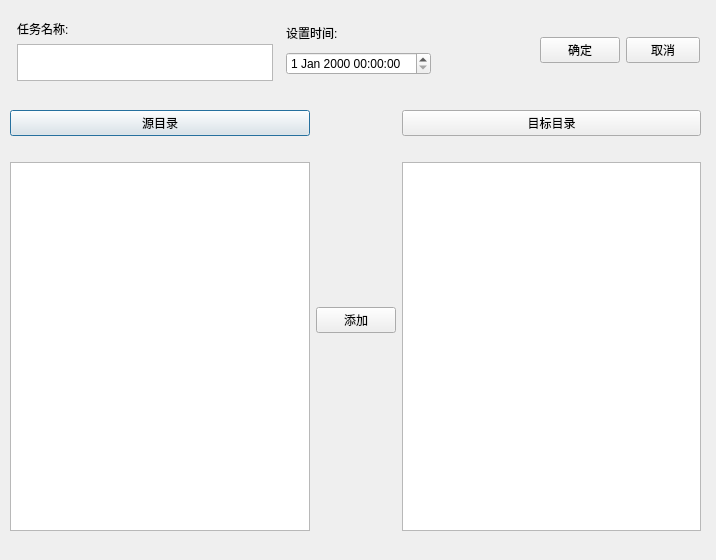
<?xml version="1.0" encoding="UTF-8"?>
<ui version="4.0">
 <class>QDSetTaskDetail</class>
 <widget class="QDialog" name="QDSetTaskDetail">
  <property name="geometry">
   <rect>
    <x>0</x>
    <y>0</y>
    <width>716</width>
    <height>560</height>
   </rect>
  </property>
  <property name="windowTitle">
   <string>Dialog</string>
  </property>
  <widget class="QWidget" name="horizontalLayoutWidget">
   <property name="geometry">
    <rect>
     <x>10</x>
     <y>110</y>
     <width>691</width>
     <height>421</height>
    </rect>
   </property>
   <layout class="QHBoxLayout" name="horizontalLayout">
    <item>
     <layout class="QGridLayout" name="gridLayout_3">
      <item row="1" column="0">
       <widget class="QLabel" name="labSrcPath">
        <property name="sizePolicy">
         <sizepolicy hsizetype="Maximum" vsizetype="Preferred">
          <horstretch>0</horstretch>
          <verstretch>0</verstretch>
         </sizepolicy>
        </property>
        <property name="text">
         <string/>
        </property>
       </widget>
      </item>
      <item row="0" column="0">
       <widget class="QPushButton" name="btnChooseFromPath">
        <property name="text">
         <string>源目录</string>
        </property>
       </widget>
      </item>
      <item row="2" column="0">
       <widget class="QListWidget" name="listWidgetOfSrc"/>
      </item>
     </layout>
    </item>
    <item>
     <layout class="QVBoxLayout" name="verticalLayout">
      <item>
       <widget class="QPushButton" name="BtnAddFiles">
        <property name="text">
         <string>添加</string>
        </property>
       </widget>
      </item>
     </layout>
    </item>
    <item>
     <layout class="QGridLayout" name="gridLayout_4">
      <item row="1" column="0">
       <widget class="QLabel" name="labDestPath">
        <property name="sizePolicy">
         <sizepolicy hsizetype="Maximum" vsizetype="Preferred">
          <horstretch>0</horstretch>
          <verstretch>0</verstretch>
         </sizepolicy>
        </property>
        <property name="text">
         <string/>
        </property>
       </widget>
      </item>
      <item row="0" column="0">
       <widget class="QPushButton" name="btnChooseToPath">
        <property name="sizePolicy">
         <sizepolicy hsizetype="Minimum" vsizetype="Fixed">
          <horstretch>0</horstretch>
          <verstretch>0</verstretch>
         </sizepolicy>
        </property>
        <property name="text">
         <string>目标目录</string>
        </property>
       </widget>
      </item>
      <item row="2" column="0">
       <widget class="QListWidget" name="listWidgetOfDest"/>
      </item>
     </layout>
    </item>
   </layout>
  </widget>
  <widget class="QWidget" name="horizontalLayoutWidget_3">
   <property name="geometry">
    <rect>
     <x>540</x>
     <y>20</y>
     <width>160</width>
     <height>61</height>
    </rect>
   </property>
   <layout class="QHBoxLayout" name="horizontalLayout_3">
    <item>
     <widget class="QPushButton" name="btnOK">
      <property name="text">
       <string>确定</string>
      </property>
     </widget>
    </item>
    <item>
     <widget class="QPushButton" name="btnCancle">
      <property name="sizePolicy">
       <sizepolicy hsizetype="Ignored" vsizetype="Fixed">
        <horstretch>0</horstretch>
        <verstretch>0</verstretch>
       </sizepolicy>
      </property>
      <property name="text">
       <string>取消</string>
      </property>
     </widget>
    </item>
   </layout>
  </widget>
  <widget class="QWidget" name="horizontalLayoutWidget_2">
   <property name="geometry">
    <rect>
     <x>10</x>
     <y>20</y>
     <width>430</width>
     <height>61</height>
    </rect>
   </property>
   <layout class="QHBoxLayout" name="horizontalLayout_2">
    <item>
     <layout class="QVBoxLayout" name="verticalLayout_3">
      <item>
       <widget class="QLabel" name="label_2">
        <property name="sizePolicy">
         <sizepolicy hsizetype="Fixed" vsizetype="Fixed">
          <horstretch>0</horstretch>
          <verstretch>0</verstretch>
         </sizepolicy>
        </property>
        <property name="text">
         <string>任务名称:</string>
        </property>
        <property name="alignment">
         <set>Qt::AlignLeading|Qt::AlignLeft|Qt::AlignVCenter</set>
        </property>
       </widget>
      </item>
      <item>
       <widget class="QTextEdit" name="teTaskOfName">
        <property name="sizePolicy">
         <sizepolicy hsizetype="Fixed" vsizetype="Preferred">
          <horstretch>0</horstretch>
          <verstretch>0</verstretch>
         </sizepolicy>
        </property>
       </widget>
      </item>
     </layout>
    </item>
    <item>
     <layout class="QVBoxLayout" name="verticalLayout_2">
      <item>
       <widget class="QLabel" name="label">
        <property name="sizePolicy">
         <sizepolicy hsizetype="Fixed" vsizetype="Fixed">
          <horstretch>0</horstretch>
          <verstretch>0</verstretch>
         </sizepolicy>
        </property>
        <property name="text">
         <string>设置时间:</string>
        </property>
        <property name="alignment">
         <set>Qt::AlignLeading|Qt::AlignLeft|Qt::AlignVCenter</set>
        </property>
       </widget>
      </item>
      <item>
       <widget class="QDateTimeEdit" name="objDateTimeEdit">
        <property name="sizePolicy">
         <sizepolicy hsizetype="Fixed" vsizetype="Fixed">
          <horstretch>0</horstretch>
          <verstretch>0</verstretch>
         </sizepolicy>
        </property>
       </widget>
      </item>
     </layout>
    </item>
   </layout>
  </widget>
 </widget>
 <resources/>
 <connections/>
</ui>
